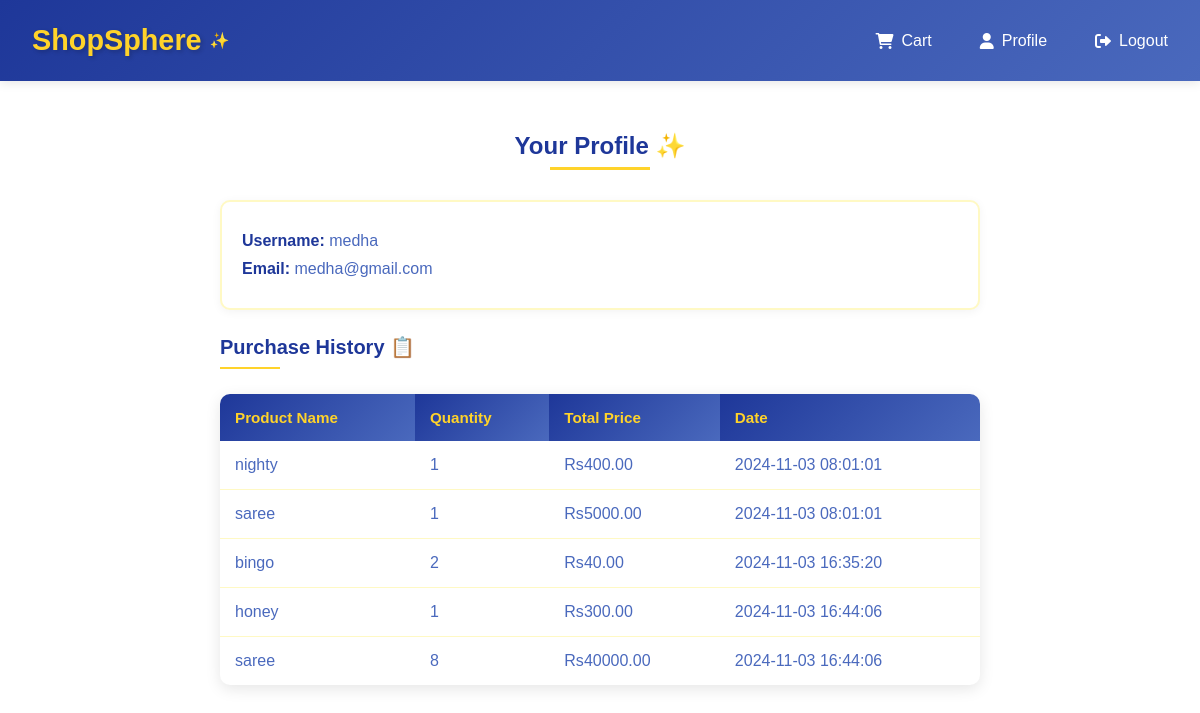
/customer/customer/profile (signed in), run on the app's committed database.
### app/models.py (models this page shows, shortened)
class User(db.Model, UserMixin):
    id = db.Column(db.Integer, primary_key=True)
    username = db.Column(db.String(150), unique=True, nullable=False)
    email = db.Column(db.String(150), unique=True, nullable=False)
    password = db.Column(db.String(150), nullable=False)
    is_admin = db.Column(db.Boolean, default=False)
    cart_items = db.relationship('CartItem', backref='user', lazy=True)
    purchases = db.relationship('Sale', backref='buyer', lazy='dynamic')

class Sale(db.Model):
    id = db.Column(db.Integer, primary_key=True)
    product_id = db.Column(db.Integer, db.ForeignKey('product.id',ondelete="CASCADE"))
    user_id = db.Column(db.Integer, db.ForeignKey('user.id',ondelete="CASCADE"), nullable=False)
    quantity = db.Column(db.Integer, nullable=False)
    total_price = db.Column(db.Float, nullable=False)
    date = db.Column(db.DateTime, default=datetime.utcnow)

class Product(db.Model):
    id = db.Column(db.Integer, primary_key=True)
    name = db.Column(db.String(100), nullable=False)
    price = db.Column(db.Float, nullable=False)
    category = db.Column(db.String(50), nullable=False)
    stock = db.Column(db.Integer, default=0)
    description = db.Column(db.Text)
    image_url = db.Column(db.String(255), nullable=True)
    cart_items = db.relationship('CartItem', backref='product', lazy=True)
    sales = db.relationship('Sale', backref='product', lazy=True)

### app/routes.py (the view)
@customer.route('/customer/profile')
@login_required
def profile():
    purchases = Sale.query.filter_by(user_id=current_user.id).all()  # Fetch purchases for the logged-in user
    return render_template('customer/profile.html', user=current_user, purchases=purchases)

### app/templates/customer/profile.html (shortened to what this page needs)
{% extends "base.html" %}
{% block content %}
<div class="profile-container">
    <h2>Your Profile ✨</h2>
    <div class="profile-details">
        <p><strong>Username:</strong> {{ user.username }}</p>
        <p><strong>Email:</strong> {{ user.email }}</p>
    </div>
    <h3>Purchase History 📋</h3>
    {% if purchases %}
        <table class="purchase-history">
            <thead>
                <tr>
                    <th>Product Name</th>
                    <th>Quantity</th>
                    <th>Total Price</th>
                    <th>Date</th>
                </tr>
            </thead>
            <tbody>
                {% for purchase in purchases %}
                <tr>
                    <td>{{ purchase.product.name }}</td>
                    <td>{{ purchase.quantity }}</td>
                    <td>Rs{{ "%.2f"|format(purchase.total_price) }}</td>
                    <td>{{ purchase.date.strftime('%Y-%m-%d %H:%M:%S') }}</td>
                </tr>
                {% endfor %}
            </tbody>
        </table>
    {% else %}
        <div class="no-purchases">
            <p>You have not made any purchases yet. 🛍</p>
        </div>
    {% endif %}
</div>
{% endblock %}

### app/templates/base.html (style rules this page uses)
:root { --primary-blue: #1e3799; --secondary-blue: #4a69bd; --primary-yellow: #ffd32a; --secondary-yellow: #fcc43e; --light-yellow: #fff9c4; }
* { margin: 0; padding: 0; box-sizing: border-box; font-family: 'Arial', sans-serif; }

### app/templates/customer/profile.html (style rules this page uses)
:root { --primary-blue: #1e3799; --secondary-blue: #4a69bd; --primary-yellow: #ffd32a; --secondary-yellow: #fcc43e; --light-yellow: #fff9c4; }
.profile-container { max-width: 800px; margin: 0 auto; padding: 20px; font-family: Arial, sans-serif; }
h2 { text-align: center; margin-bottom: 30px; color: var(--primary-blue); position: relative; padding-bottom: 10px; }
h2::after { content: ''; position: absolute; bottom: 0; left: 50%; transform: translateX(-50%); width: 100px; height: 3px; background: var(--primary-yellow); }
h3 { color: var(--primary-blue); margin: 25px 0; font-size: 20px; position: relative; padding-bottom: 10px; }
h3::after { content: ''; position: absolute; bottom: 0; left: 0; width: 60px; height: 2px; background: var(--primary-yellow); }
.profile-details { background: white; padding: 20px; border-radius: 10px; margin-bottom: 20px; box-shadow: 0 2px 10px rgba(0,0,0,0.05); border: 2px solid var(--light-yellow); transition: transform 0.3s ease; }
.profile-details p { margin: 10px 0; color: var(--secondary-blue); font-size: 16px; }
.profile-details strong { color: var(--primary-blue); font-weight: 600; }
.purchase-history { width: 100%; border-collapse: separate; border-spacing: 0; margin-top: 20px; background: white; border-radius: 10px; overflow: hidden; box-shadow: 0 4px 15px rgba(0,0,0,0.1); }
.purchase-history th { padding: 15px; text-align: left; background: linear-gradient(135deg, var(--primary-blue), var(--secondary-blue)); color: var(--primary-yellow); font-weight: 600; font-size: 0.95rem; }
.purchase-history td { padding: 15px; text-align: left; border-bottom: 1px solid var(--light-yellow); color: var(--secondary-blue); }
.purchase-history tr:last-child td { border-bottom: none; }

### data on the page
User: username "medha", email "medha@gmail.com"
Sale: product.name "nighty", quantity "1", total_price "400.00", date "2024-11-03 08:01:01"
Sale: product.name "saree", quantity "1", total_price "5000.00", date "2024-11-03 08:01:01"
Sale: product.name "bingo", quantity "2", total_price "40.00", date "2024-11-03 16:35:20"
Sale: product.name "honey", quantity "1", total_price "300.00", date "2024-11-03 16:44:06"
Sale: product.name "saree", quantity "8", total_price "40000.00", date "2024-11-03 16:44:06"
